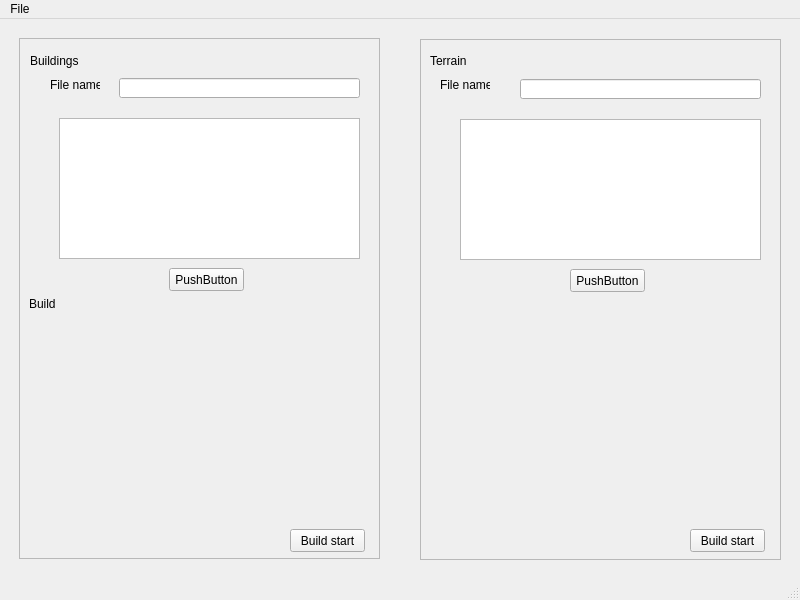
<?xml version="1.0" encoding="UTF-8"?>
<ui version="4.0">
 <class>MainWindow</class>
 <widget class="QMainWindow" name="MainWindow">
  <property name="geometry">
   <rect>
    <x>0</x>
    <y>0</y>
    <width>800</width>
    <height>600</height>
   </rect>
  </property>
  <property name="windowTitle">
   <string>MainWindow</string>
  </property>
  <widget class="QWidget" name="centralwidget">
   <widget class="QLabel" name="labelTitle">
    <property name="geometry">
     <rect>
      <x>30</x>
      <y>30</y>
      <width>50</width>
      <height>24</height>
     </rect>
    </property>
    <property name="text">
     <string>Buildings</string>
    </property>
   </widget>
   <widget class="QLabel" name="labelTitle_2">
    <property name="geometry">
     <rect>
      <x>430</x>
      <y>30</y>
      <width>50</width>
      <height>24</height>
     </rect>
    </property>
    <property name="text">
     <string>Terrain</string>
    </property>
   </widget>
   <widget class="QLabel" name="labelFileName">
    <property name="geometry">
     <rect>
      <x>50</x>
      <y>60</y>
      <width>50</width>
      <height>12</height>
     </rect>
    </property>
    <property name="text">
     <string>File name</string>
    </property>
   </widget>
   <widget class="QLabel" name="labelFileName_2">
    <property name="geometry">
     <rect>
      <x>440</x>
      <y>60</y>
      <width>50</width>
      <height>12</height>
     </rect>
    </property>
    <property name="text">
     <string>File name</string>
    </property>
   </widget>
   <widget class="QPushButton" name="BuildStartButton_1">
    <property name="geometry">
     <rect>
      <x>290</x>
      <y>510</y>
      <width>75</width>
      <height>23</height>
     </rect>
    </property>
    <property name="text">
     <string>Build start</string>
    </property>
   </widget>
   <widget class="QPushButton" name="BuildStartButton_2">
    <property name="geometry">
     <rect>
      <x>690</x>
      <y>510</y>
      <width>75</width>
      <height>23</height>
     </rect>
    </property>
    <property name="text">
     <string>Build start</string>
    </property>
   </widget>
   <widget class="QFrame" name="frameBuildings">
    <property name="geometry">
     <rect>
      <x>19</x>
      <y>19</y>
      <width>361</width>
      <height>521</height>
     </rect>
    </property>
    <property name="frameShape">
     <enum>QFrame::StyledPanel</enum>
    </property>
    <property name="frameShadow">
     <enum>QFrame::Raised</enum>
    </property>
    <widget class="QLineEdit" name="loadFileName">
     <property name="geometry">
      <rect>
       <x>100</x>
       <y>40</y>
       <width>241</width>
       <height>20</height>
      </rect>
     </property>
    </widget>
    <widget class="QTextBrowser" name="textBrowser">
     <property name="geometry">
      <rect>
       <x>40</x>
       <y>80</y>
       <width>301</width>
       <height>141</height>
      </rect>
     </property>
    </widget>
    <widget class="QPushButton" name="fileOpenButton">
     <property name="geometry">
      <rect>
       <x>150</x>
       <y>230</y>
       <width>75</width>
       <height>23</height>
      </rect>
     </property>
     <property name="text">
      <string>PushButton</string>
     </property>
    </widget>
    <widget class="QLabel" name="labelTitle_3">
     <property name="geometry">
      <rect>
       <x>10</x>
       <y>260</y>
       <width>50</width>
       <height>12</height>
      </rect>
     </property>
     <property name="text">
      <string>Build</string>
     </property>
    </widget>
   </widget>
   <widget class="QFrame" name="frameTerrain">
    <property name="geometry">
     <rect>
      <x>420</x>
      <y>20</y>
      <width>361</width>
      <height>521</height>
     </rect>
    </property>
    <property name="frameShape">
     <enum>QFrame::StyledPanel</enum>
    </property>
    <property name="frameShadow">
     <enum>QFrame::Raised</enum>
    </property>
    <widget class="QLineEdit" name="loadFileName_2">
     <property name="geometry">
      <rect>
       <x>100</x>
       <y>40</y>
       <width>241</width>
       <height>20</height>
      </rect>
     </property>
    </widget>
    <widget class="QPushButton" name="fileOpenButton_2">
     <property name="geometry">
      <rect>
       <x>150</x>
       <y>230</y>
       <width>75</width>
       <height>23</height>
      </rect>
     </property>
     <property name="text">
      <string>PushButton</string>
     </property>
    </widget>
    <widget class="QTextBrowser" name="textBrowser_2">
     <property name="geometry">
      <rect>
       <x>40</x>
       <y>80</y>
       <width>301</width>
       <height>141</height>
      </rect>
     </property>
    </widget>
   </widget>
   <zorder>frameTerrain</zorder>
   <zorder>frameBuildings</zorder>
   <zorder>labelTitle</zorder>
   <zorder>labelTitle_2</zorder>
   <zorder>labelFileName</zorder>
   <zorder>labelFileName_2</zorder>
   <zorder>BuildStartButton_1</zorder>
   <zorder>BuildStartButton_2</zorder>
  </widget>
  <widget class="QMenuBar" name="menubar">
   <property name="geometry">
    <rect>
     <x>0</x>
     <y>0</y>
     <width>800</width>
     <height>21</height>
    </rect>
   </property>
   <widget class="QMenu" name="menuFile">
    <property name="title">
     <string>File</string>
    </property>
   </widget>
   <addaction name="menuFile"/>
  </widget>
  <widget class="QStatusBar" name="statusbar"/>
 </widget>
 <resources/>
 <connections/>
</ui>
